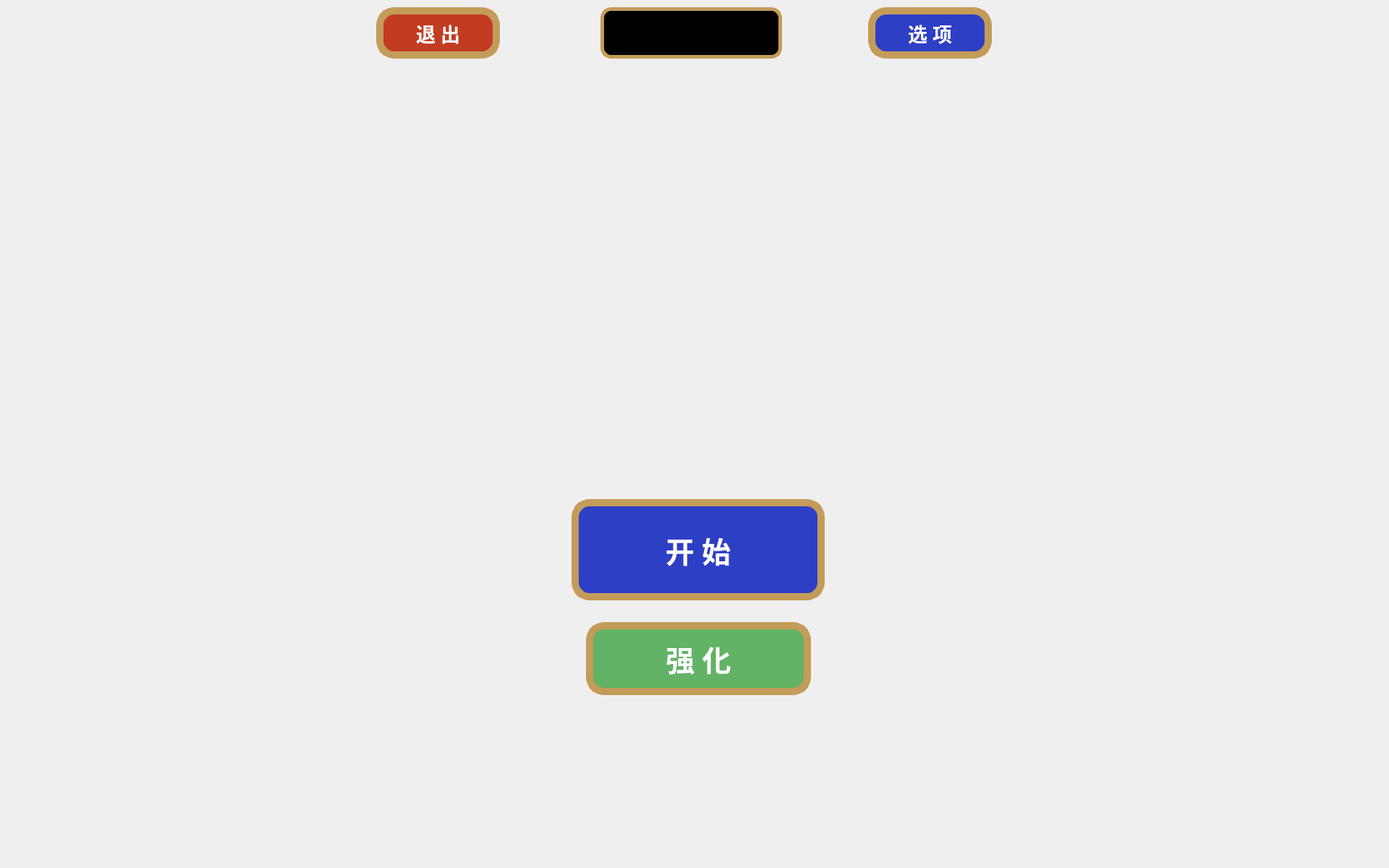
<?xml version="1.0" encoding="UTF-8"?>
<ui version="4.0">
 <class>interface</class>
 <widget class="QWidget" name="interface">
  <property name="geometry">
   <rect>
    <x>0</x>
    <y>0</y>
    <width>1920</width>
    <height>1200</height>
   </rect>
  </property>
  <property name="sizePolicy">
   <sizepolicy hsizetype="Fixed" vsizetype="Fixed">
    <horstretch>0</horstretch>
    <verstretch>0</verstretch>
   </sizepolicy>
  </property>
  <property name="windowTitle">
   <string>Vampire Survivor</string>
  </property>
  <widget class="QLabel" name="label">
   <property name="geometry">
    <rect>
     <x>0</x>
     <y>0</y>
     <width>1920</width>
     <height>1200</height>
    </rect>
   </property>
   <property name="styleSheet">
    <string notr="true">background-image: url(:/new/prefix1/resourses/background.jpg);</string>
   </property>
   <property name="text">
    <string/>
   </property>
  </widget>
  <widget class="QPushButton" name="start">
   <property name="geometry">
    <rect>
     <x>790</x>
     <y>690</y>
     <width>350</width>
     <height>140</height>
    </rect>
   </property>
   <property name="font">
    <font>
     <family>Arial Black</family>
     <pointsize>30</pointsize>
     <weight>75</weight>
     <bold>true</bold>
    </font>
   </property>
   <property name="styleSheet">
    <string notr="true">background-color:rgba(45,63,197);
border-radius:25px;
color:white;
border:10px solid rgba(196,156,89);</string>
   </property>
   <property name="text">
    <string>开 始</string>
   </property>
   <property name="default">
    <bool>true</bool>
   </property>
   <property name="flat">
    <bool>false</bool>
   </property>
  </widget>
  <widget class="QPushButton" name="quit">
   <property name="geometry">
    <rect>
     <x>520</x>
     <y>10</y>
     <width>171</width>
     <height>71</height>
    </rect>
   </property>
   <property name="font">
    <font>
     <family>Arial Black</family>
     <pointsize>20</pointsize>
     <weight>75</weight>
     <bold>true</bold>
    </font>
   </property>
   <property name="styleSheet">
    <string notr="true">background-color:rgba(194,60,34);
border-radius:25px;
color:white;
border:10px solid rgba(196,156,89);</string>
   </property>
   <property name="text">
    <string>退 出</string>
   </property>
  </widget>
  <widget class="QLabel" name="money">
   <property name="geometry">
    <rect>
     <x>830</x>
     <y>10</y>
     <width>251</width>
     <height>71</height>
    </rect>
   </property>
   <property name="font">
    <font>
     <family>Arial Black</family>
     <pointsize>20</pointsize>
     <weight>75</weight>
     <bold>true</bold>
    </font>
   </property>
   <property name="styleSheet">
    <string notr="true">background-color:black;
color:white;
border:5px solid rgba(196,156,89);
border-radius:15px;</string>
   </property>
   <property name="text">
    <string/>
   </property>
   <property name="alignment">
    <set>Qt::AlignRight|Qt::AlignTrailing|Qt::AlignVCenter</set>
   </property>
   <property name="margin">
    <number>5</number>
   </property>
  </widget>
  <widget class="QLabel" name="label_2">
   <property name="geometry">
    <rect>
     <x>830</x>
     <y>10</y>
     <width>71</width>
     <height>71</height>
    </rect>
   </property>
   <property name="styleSheet">
    <string notr="true">border-image: url(:/new/prefix1/resourses/money.png);</string>
   </property>
   <property name="text">
    <string/>
   </property>
  </widget>
  <widget class="QPushButton" name="set">
   <property name="geometry">
    <rect>
     <x>1200</x>
     <y>10</y>
     <width>171</width>
     <height>71</height>
    </rect>
   </property>
   <property name="font">
    <font>
     <family>Arial Black</family>
     <pointsize>20</pointsize>
     <weight>75</weight>
     <bold>true</bold>
    </font>
   </property>
   <property name="styleSheet">
    <string notr="true">background-color:rgba(45,63,197);
border-radius:25px;
color:white;
border:10px solid rgba(196,156,89);</string>
   </property>
   <property name="text">
    <string>选 项</string>
   </property>
  </widget>
  <widget class="QPushButton" name="shop">
   <property name="geometry">
    <rect>
     <x>810</x>
     <y>860</y>
     <width>311</width>
     <height>101</height>
    </rect>
   </property>
   <property name="font">
    <font>
     <family>Arial Black</family>
     <pointsize>30</pointsize>
     <weight>75</weight>
     <bold>true</bold>
    </font>
   </property>
   <property name="styleSheet">
    <string notr="true">background-color:rgba(98,179,101);
border-radius:25px;
color:white;
border:10px solid rgba(196,156,89);</string>
   </property>
   <property name="text">
    <string>强 化</string>
   </property>
   <property name="default">
    <bool>true</bool>
   </property>
   <property name="flat">
    <bool>false</bool>
   </property>
  </widget>
 </widget>
 <resources/>
 <connections/>
</ui>
